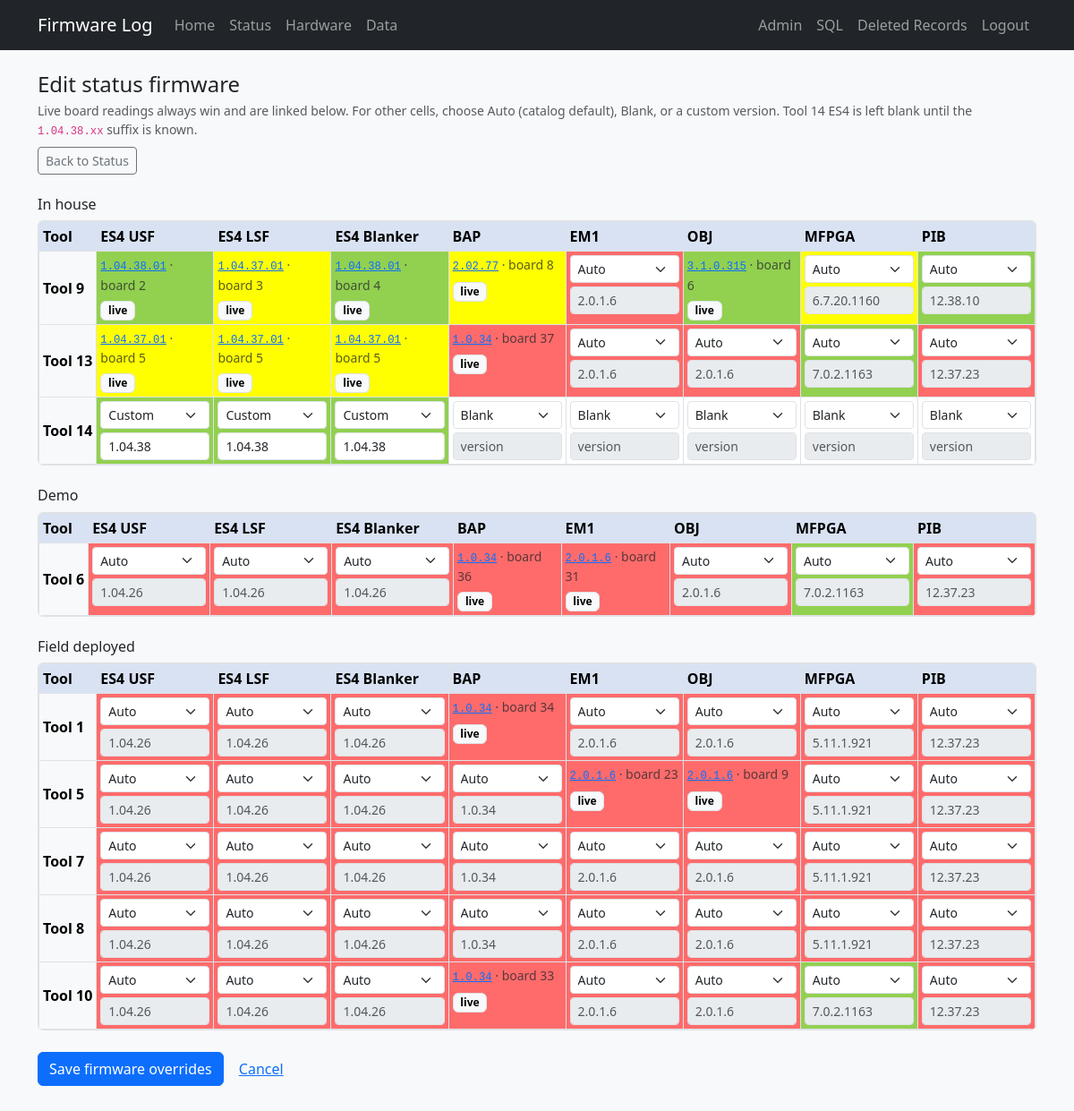
The page /admin/status/firmware (signed in) on the database its author committed.
### tables this page shows
CREATE TABLE "firmware_history" (
                event_id    INTEGER PRIMARY KEY AUTOINCREMENT,
                board_id    INTEGER NOT NULL REFERENCES boards (board_id),
                event_date  TEXT NOT NULL,
                event_time  TEXT,
                fpga        TEXT,
                firmware    TEXT NOT NULL,
                installer   TEXT,
                result      TEXT
            );

CREATE TABLE "boards" (
                board_id      INTEGER PRIMARY KEY,
                tool          TEXT,
                board_slot    TEXT,
                manufacturer  TEXT NOT NULL DEFAULT 'PDF Solutions Inc.',
                board_name    TEXT NOT NULL,
                serial        TEXT NOT NULL,
                part_number   TEXT,
                revision      TEXT,
                file_id       TEXT,
                product_name  TEXT NOT NULL,
                ddr_fbga      TEXT
            , inventory_serial TEXT, status TEXT, role TEXT, comment TEXT, open_item TEXT, po TEXT, modified_by TEXT, source_updated_at TEXT, data_source TEXT, dc_status TEXT, ac_status TEXT, gcal_status TEXT, adc_status TEXT, eeprom_status TEXT);

CREATE TABLE "firmware_catalog" (
            catalog_id        INTEGER PRIMARY KEY AUTOINCREMENT,
            family            TEXT NOT NULL,
            version           TEXT NOT NULL,
            release_date      TEXT,
            notes             TEXT,
            is_field_deployed INTEGER NOT NULL DEFAULT 0,
            tools             TEXT, in_status_ranking INTEGER NOT NULL DEFAULT 1, fpga TEXT,
            UNIQUE(family, version)
        );

CREATE TABLE firmware_status_overrides (
    tool_num    INTEGER NOT NULL,
    column_key  TEXT NOT NULL,
    firmware    TEXT,
    PRIMARY KEY (tool_num, column_key)
);

### app.py (the view, shortened to what this page needs)
@app.route("/admin/status/firmware", methods=["GET", "POST"])
@login_required
def admin_status_firmware():
    matrix = db.firmware_status_sections()
    return render_template(
        "admin/status_firmware.html",
        columns=matrix["columns"],
        sections=matrix["sections"],
    )

### app.py (called while the page is built)
def login_required(view):
    @wraps(view)
    def wrapped(*args, **kwargs):
        if not session.get("admin"):
            flash("Admin login required.", "warning")
            return redirect(url_for("admin_login", next=request.url))
        return view(*args, **kwargs)
    return wrapped

### db.py (called while the page is built, shortened)
def dict_row(cursor, row):
    return {col[0]: row[i] for i, col in enumerate(cursor.description)}

@contextmanager
def get_db():
    conn = sqlite3.connect(DATABASE)
    conn.row_factory = dict_row
    try:
        yield conn
    finally:
        conn.close()

def fetch_all(query, params=()):
    with get_db() as conn:
        return conn.execute(query, params).fetchall()

def fetch_one(query, params=()):
    with get_db() as conn:
        return conn.execute(query, params).fetchone()

def firmware_version_key(version):
    if version is None:
        return ()
    text = str(version).strip()
    if not text or text.lower() == "field deployed":
        return ()
    parts = []
    for segment in re.split(r"[.\s_\-]+", text):
        if not segment:
            continue
        if segment.isdigit():
            parts.append((0, int(segment), ""))
            continue
    return tuple(parts)

def parse_tool_number(tool):
    if not tool:
        return None
    text = str(tool).strip()
    match = re.fullmatch(r"(?i)tool\s*(\d+)", text)
    if not match:
        return None
    return int(match.group(1))

def _sort_catalog_rows(rows):
    from collections import OrderedDict
    family_rank = {name: idx for idx, name in enumerate(CATALOG_FAMILY_ORDER)}
    by_family = OrderedDict()
    for row in rows:
        by_family.setdefault(row["family"], []).append(row)
    ordered_families = sorted(
        by_family.keys(),
        key=lambda family: (family_rank.get(family, len(CATALOG_FAMILY_ORDER)), family),
    )
    result = []
    for family in ordered_families:
        group = sorted(
            by_family[family],
            key=lambda row: (firmware_version_key(row["version"]), row["version"]),
            reverse=True,
        )
        result.extend(group)
    return result

def list_firmware_catalog(family=None):
    if family:
        rows = fetch_all(
            """
            SELECT * FROM firmware_catalog
            WHERE family = ?
            """,
            (family,),
        )
    else:
        rows = fetch_all("SELECT * FROM firmware_catalog")
    return _sort_catalog_rows(rows)

### templates/admin/status_firmware.html (shortened to what this page needs)
{% extends "base.html" %}
{% block content %}
<div class="d-flex flex-wrap justify-content-between align-items-center gap-2 mb-4">
  <div>
    <h1 class="h4 mb-1">Edit status firmware</h1>
    <p class="text-muted small mb-0">
      Live board readings always win and are linked below. For other cells, choose Auto (catalog default),
      Blank, or a custom version. Tool&nbsp;14 ES4 is left blank until the <code>1.04.38.xx</code> suffix is known.
    </p>
  </div>
  <a href="{{ url_for('status') }}" class="btn btn-outline-secondary btn-sm">Back to Status</a>
</div>
<form method="post">
  {% for section in sections %}
  <section class="mb-4">
    <h2 class="h6 mb-2">{{ section.title }}</h2>
    <div class="table-responsive fw-status-table-wrap">
      <table class="table table-sm table-bordered align-middle fw-status-table mb-0">
        <thead>
          <tr>
            <th class="text-start">Tool</th>
            {% for col in columns %}
            <th>{{ col.label }}</th>
            {% endfor %}
          </tr>
        </thead>
        <tbody>
          {% for row in section.rows %}
          <tr>
            <th class="text-start text-nowrap">{{ row.tool }}</th>
            {% for cell in row.cells %}
            {% set field = row.tool_num ~ '_' ~ loop.index0 %}
            <td class="fw-status-edit-cell {% if cell.rank %}fw-rank-{{ cell.rank }}{% endif %}">
              {% if cell.is_live %}
                <div class="small mb-1">
                  {% for src in cell.sources %}
                  <div>
                    <a href="{{ url_for('board_detail', board_id=src.board_id) }}"><code>{{ src.firmware }}</code></a>
                    <span class="text-muted">· board {{ src.board_id }}</span>
                  </div>
                  {% endfor %}
                </div>
                <span class="badge text-bg-light border">live</span>
              {% else %}
                {% set cell_mode = 'value' if (cell.override != '__missing__' and cell.override) else ('blank' if cell.override != '__missing__' else 'auto') %}
                <select class="form-select form-select-sm mb-1" name="mode_{{ field }}" data-cell-mode>
                  <option value="auto" {% if cell_mode == 'auto' %}selected{% endif %}>Auto</option>
                  <option value="blank" {% if cell_mode == 'blank' %}selected{% endif %}>Blank</option>
                  <option value="value" {% if cell_mode == 'value' %}selected{% endif %}>Custom</option>
                </select>
                <input type="text" class="form-control form-control-sm"
                       name="firmware_{{ field }}"
                       value="{% if cell_mode == 'value' %}{{ cell.firmware }}{% endif %}"
                       placeholder="{{ cell.firmware or 'version' }}"
                       {% if cell_mode != 'value' %}disabled{% endif %}
                       data-cell-firmware>
              {% endif %}
            </td>
            {% endfor %}
          </tr>
          {% endfor %}
        </tbody>
      </table>
    </div>
  </section>
  {% endfor %}
  <button type="submit" class="btn btn-primary">Save firmware overrides</button>
  <a href="{{ url_for('status') }}" class="btn btn-link">Cancel</a>
</form>
{% endblock %}

### static/style.css (style rules this page uses)
body { background-color: #f8f9fa; }
code { font-size: 0.875em; }
.table th { white-space: nowrap; }
.fw-status-table-wrap { background-color: #fff; border: 1px solid var(--bs-border-color); border-radius: var(--bs-border-radius); }
.fw-status-table { margin-bottom: 0; }
.fw-status-table thead th { background-color: #d9e2f3; white-space: nowrap; vertical-align: middle; }
.fw-status-table tbody th { background-color: #f8f9fa; font-weight: 600; }
.fw-status-table td code { color: inherit; background: transparent; }
.fw-rank-newest { background-color: #92d050 !important; }
.fw-rank-middle { background-color: #ffff00 !important; }
.fw-rank-oldest { background-color: #ff6b6b !important; }
.fw-status-edit-cell { min-width: 7.5rem; vertical-align: top !important; }

### rows shown on the page
firmware_history: firmware "2.02.77", board_id "8"
firmware_catalog: version "2.0.1.6"
firmware_history: firmware "3.1.0.315", board_id "6"
firmware_catalog: version "6.7.20.1160"
firmware_catalog: version "12.38.10"
firmware_catalog: version "2.0.1.6"
firmware_catalog: version "7.0.2.1163"
firmware_catalog: version "12.37.23"
firmware_status_overrides: firmware "1.04.38"
firmware_status_overrides: firmware "1.04.38"
firmware_status_overrides: firmware "1.04.38"
firmware_catalog: version "1.04.26"
firmware_catalog: version "5.11.1.921"
firmware_catalog: version "1.0.34"

### other values the page prints
{{ section.title }} "In house" "Demo" "Field deployed"
{{ col.label }} "ES4 USF" "ES4 LSF" "ES4 Blanker" "BAP" "EM1" "OBJ" "MFPGA" "PIB" "ES4 USF" "ES4 LSF" "ES4 Blanker" "BAP" "EM1" "OBJ" "MFPGA" "PIB" "ES4 USF" "ES4 LSF" "ES4 Blanker" "BAP" "EM1" "OBJ" "MFPGA" "PIB"
{{ row.tool }} "Tool 9" "Tool 13" "Tool 14" "Tool 6" "Tool 1" "Tool 5" "Tool 7" "Tool 8" "Tool 10"
{{ src.firmware }} "1.04.38.01" "1.04.37.01" "1.04.38.01" "1.04.37.01" "1.04.37.01" "1.04.37.01" "1.0.34" "1.0.34" "2.0.1.6" "1.0.34" "2.0.1.6" "2.0.1.6" "1.0.34"
{{ src.board_id }} "2" "3" "4" "5" "5" "5" "37" "36" "31" "34" "23" "9" "33"
